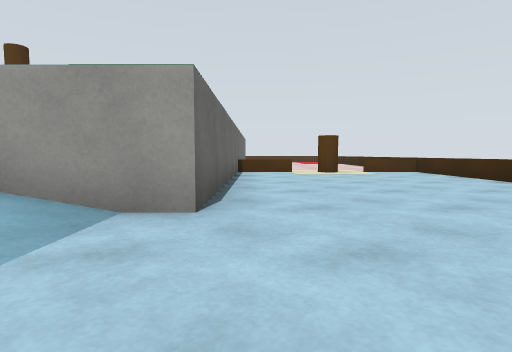
[1] (above)

24 first-person views from a walk through a robot-simulator world made for Gazebo. The camera is 0.24 m above the floor, tilts 4° down and sees 80° across. The floor is counted in squares, 0.5 m on a side. Each view is taken from the middle of a square. On the plan, view 1 faces up. The plan holds only what a view shows up to about 9 squares ahead; the rest is blank.

[2]
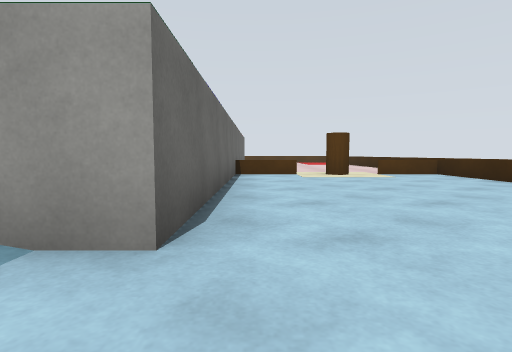

[3]
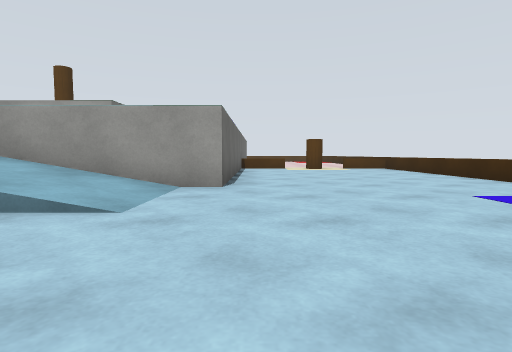

[4]
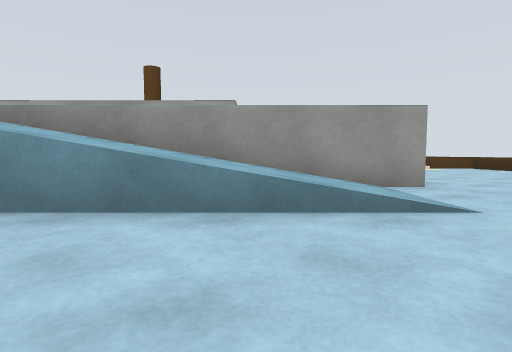

[5]
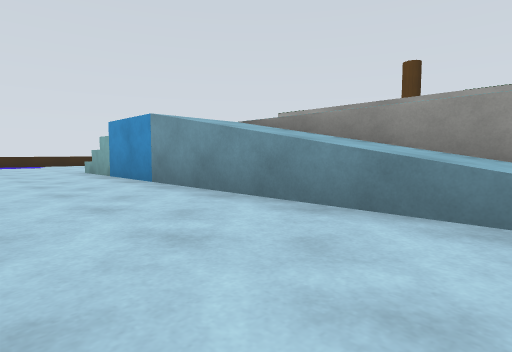

[6]
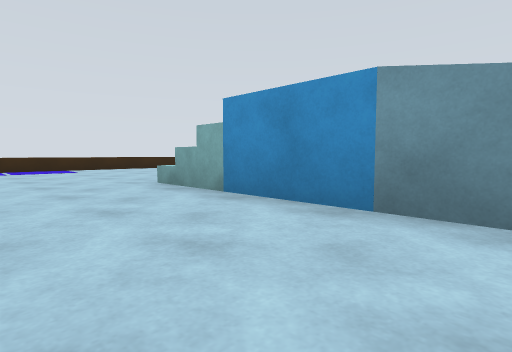

[7]
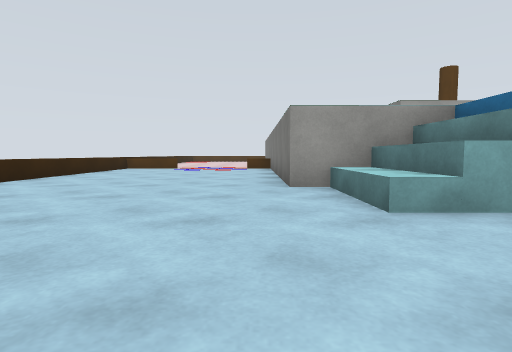

[8]
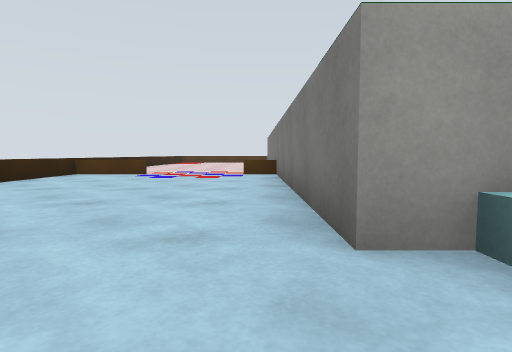

[9]
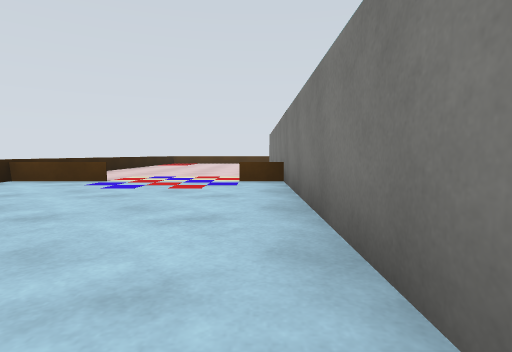

[10]
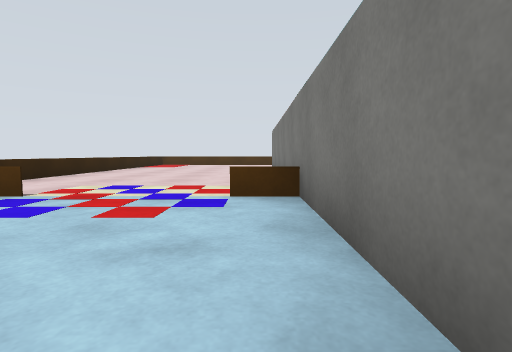

[11]
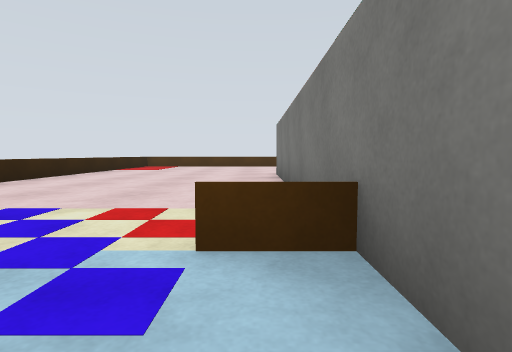

[12]
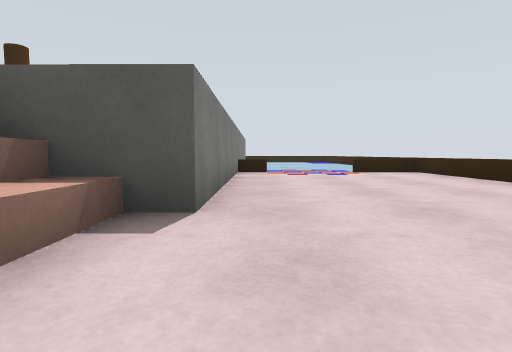

[13]
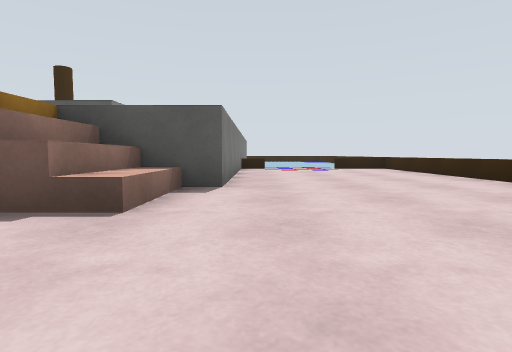

[14]
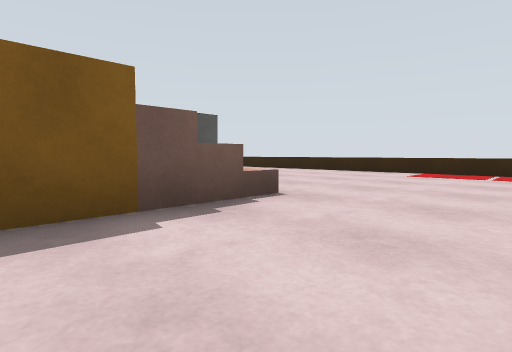

[15]
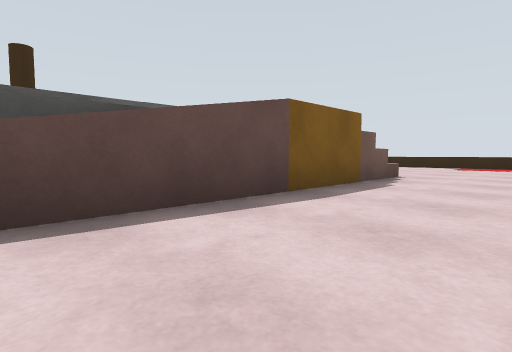

[16]
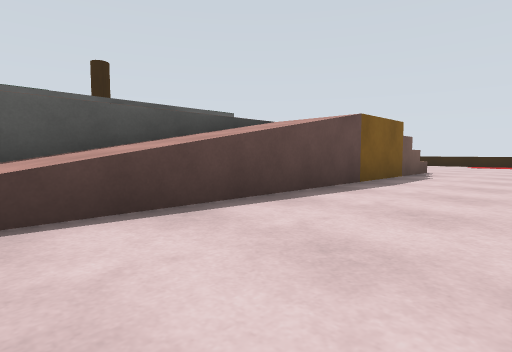

[17]
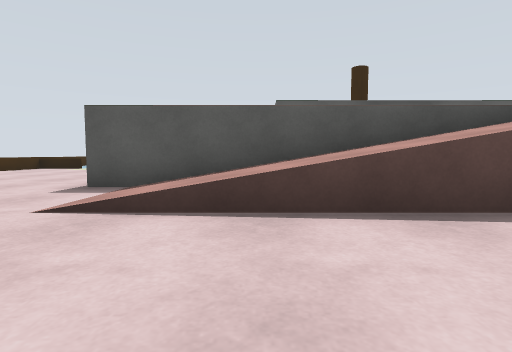

[18]
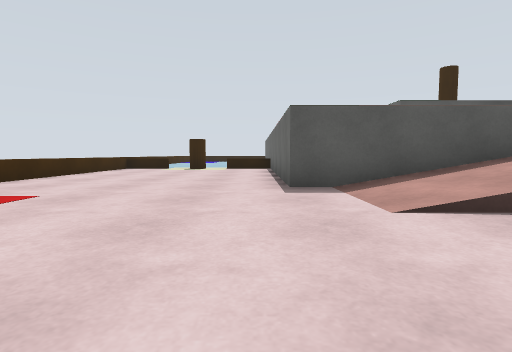

[19]
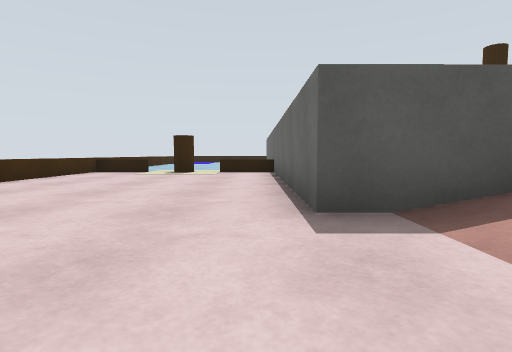

[20]
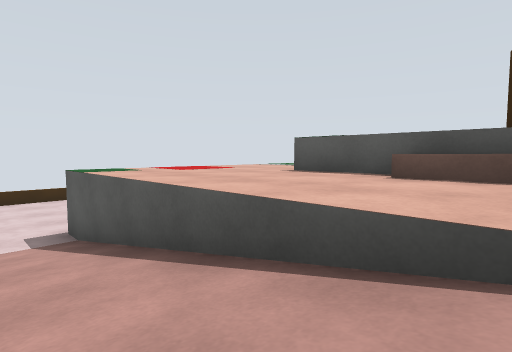

[21]
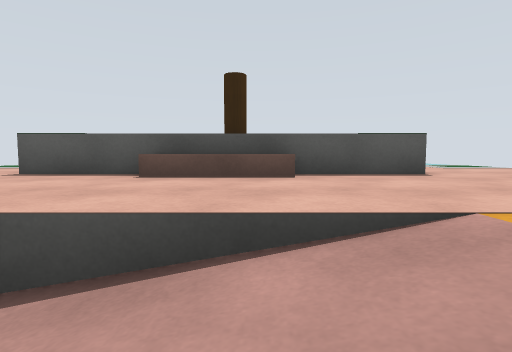

[22]
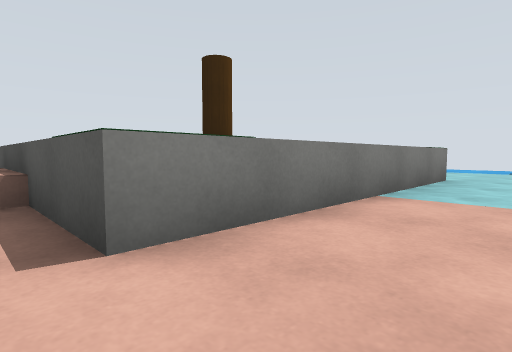

[23]
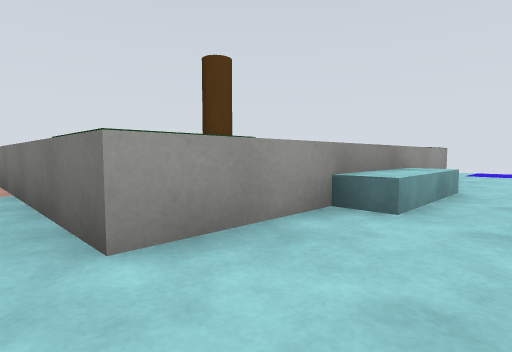

[24]
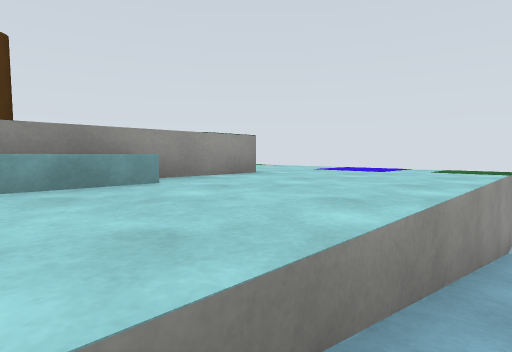

### Floor plan
Key: @ floor where view 1 was taken; # wall or solid block; x gap in a wall; . main floor; : floor 0.6 m higher than the main floor; / step, stairs or slope; = window, fence, low wall or low ledge; v drop or lower ground; P pillar; B cyan box; L blue box; R brown box; E beige box; A orange box; G green box; O other object.
Columns run from 18 left of view 1 to 5 right of it. Each row starts with its distance up from view 1.
 19     ............  .
 18 =...................
 17 =....................
 16 =.....EEA  /     .....
 15 =.....EEv ///////......=
 14 =.....   :::::::::.....=
 13 =.....  ::::::::::.....=
 12 =..... ::::EE:::::.....=
 11 =..... ::G####O:::.....=
 10 =.....:::##     ::.....=
  9 #==..R ::#        =xPx=#
  8 =..... ::#        ..P..=
  7 =..... ::##     ::.....=
  6 =.....  :G####O:::.....=
  5 =.....  :::BB:::::.....=
  4 =.....  ::::::::::.....=
  3 =.....  :: :::::::.....=
  2  .....BBv  //////......
  1  .....BBL        .....
  0 =.................@..
 -1 =...................
 -2      ...........  .

Where each view was taken, in squares from view 1:
view 1: 0 up, 0 right, facing up
view 2: 1 up, 0 right, facing up
view 3: 2 down, 0 right, facing up
view 4: 2 down, 3 left, facing up
view 5: 2 down, 3 left, facing up-left
view 6: 2 down, 7 left, facing up-left
view 7: 2 down, 13 left, facing up
view 8: 1 up, 13 left, facing up
view 9: 3 up, 13 left, facing up
view 10: 5 up, 13 left, facing up
view 11: 7 up, 13 left, facing up
view 12: 17 up, 13 left, facing down
view 13: 19 up, 13 left, facing down
view 14: 19 up, 9 left, facing down-left
view 15: 19 up, 5 left, facing down-left
view 16: 19 up, 3 left, facing down-left
view 17: 19 up, 3 left, facing down
view 18: 19 up, 0 right, facing down
view 19: 17 up, 0 right, facing down
view 20: 16 up, 7 left, facing down-right
view 21: 16 up, 7 left, facing down
view 22: 12 up, 11 left, facing down-right
view 23: 4 up, 10 left, facing up-right
view 24: 2 up, 7 left, facing up-right
